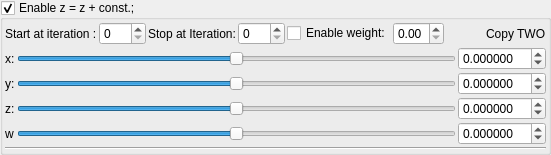
    <widget class="MyGroupBox" name="groupCheck_transform_additionConstant2_enabled">
     <property name="title">
      <string>Enable z = z + const.;</string>
     </property>
     <property name="checkable">
      <bool>true</bool>
     </property>
     <layout class="QVBoxLayout" name="verticalLayout_13" stretch="0,0,0">
      <property name="spacing">
       <number>2</number>
      </property>
      <property name="leftMargin">
       <number>2</number>
      </property>
      <property name="topMargin">
       <number>2</number>
      </property>
      <property name="rightMargin">
       <number>2</number>
      </property>
      <property name="bottomMargin">
       <number>2</number>
      </property>
      <item>
       <layout class="QGridLayout" name="gridLayout_8">
        <item row="0" column="5">
         <widget class="MyDoubleSpinBox" name="spinbox_transform_additionConstant2_weight">
          <property name="sizePolicy">
           <sizepolicy hsizetype="Minimum" vsizetype="Maximum">
            <horstretch>0</horstretch>
            <verstretch>0</verstretch>
           </sizepolicy>
          </property>
          <property name="decimals">
           <number>2</number>
          </property>
          <property name="minimum">
           <double>0.000000000000000</double>
          </property>
          <property name="maximum">
           <double>1.000000000000000</double>
          </property>
          <property name="singleStep">
           <double>0.100000000000000</double>
          </property>
         </widget>
        </item>
        <item row="0" column="7">
         <widget class="QLabel" name="label_110">
          <property name="text">
           <string>Copy TWO</string>
          </property>
         </widget>
        </item>
        <item row="0" column="3">
         <widget class="MySpinBox" name="spinboxInt_transform_additionConstant2_stop_iterations">
          <property name="sizePolicy">
           <sizepolicy hsizetype="Minimum" vsizetype="Maximum">
            <horstretch>0</horstretch>
            <verstretch>0</verstretch>
           </sizepolicy>
          </property>
          <property name="maximum">
           <number>250</number>
          </property>
         </widget>
        </item>
        <item row="0" column="1">
         <widget class="MySpinBox" name="spinboxInt_transform_additionConstant2_start_iterations">
          <property name="sizePolicy">
           <sizepolicy hsizetype="Minimum" vsizetype="Maximum">
            <horstretch>0</horstretch>
            <verstretch>0</verstretch>
           </sizepolicy>
          </property>
          <property name="minimum">
           <number>0</number>
          </property>
          <property name="maximum">
           <number>250</number>
          </property>
          <property name="value">
           <number>0</number>
          </property>
         </widget>
        </item>
        <item row="0" column="2">
         <widget class="QLabel" name="label_53">
          <property name="text">
           <string>Stop at Iteration:</string>
          </property>
         </widget>
        </item>
        <item row="0" column="0">
         <widget class="QLabel" name="label_50">
          <property name="text">
           <string>Start at iteration :</string>
          </property>
         </widget>
        </item>
        <item row="0" column="6">
         <spacer name="horizontalSpacer_7">
          <property name="orientation">
           <enum>Qt::Horizontal</enum>
          </property>
          <property name="sizeHint" stdset="0">
           <size>
            <width>40</width>
            <height>20</height>
           </size>
          </property>
         </spacer>
        </item>
        <item row="0" column="4">
         <widget class="QCheckBox" name="checkBox_transform_additionConstant2_weight_enabled">
          <property name="text">
           <string>Enable weight:</string>
          </property>
         </widget>
        </item>
       </layout>
      </item>
      <item>
       <layout class="QGridLayout" name="gridLayout_16">
        <property name="spacing">
         <number>2</number>
        </property>
        <item row="2" column="1">
         <widget class="QLabel" name="label_13">
          <property name="text">
           <string>z:</string>
          </property>
         </widget>
        </item>
        <item row="2" column="3">
         <widget class="MyDoubleSpinBox" name="spinbox3_transform_additionConstant2_z">
          <property name="sizePolicy">
           <sizepolicy hsizetype="Minimum" vsizetype="Maximum">
            <horstretch>0</horstretch>
            <verstretch>0</verstretch>
           </sizepolicy>
          </property>
          <property name="decimals">
           <number>6</number>
          </property>
          <property name="minimum">
           <double>-99.989999999999995</double>
          </property>
          <property name="singleStep">
           <double>0.100000000000000</double>
          </property>
         </widget>
        </item>
        <item row="0" column="1">
         <widget class="QLabel" name="label_6">
          <property name="text">
           <string>x:</string>
          </property>
         </widget>
        </item>
        <item row="1" column="3">
         <widget class="MyDoubleSpinBox" name="spinbox3_transform_additionConstant2_y">
          <property name="sizePolicy">
           <sizepolicy hsizetype="Minimum" vsizetype="Maximum">
            <horstretch>0</horstretch>
            <verstretch>0</verstretch>
           </sizepolicy>
          </property>
          <property name="decimals">
           <number>6</number>
          </property>
          <property name="minimum">
           <double>-99.989999999999995</double>
          </property>
          <property name="singleStep">
           <double>0.100000000000000</double>
          </property>
         </widget>
        </item>
        <item row="0" column="3">
         <widget class="MyDoubleSpinBox" name="spinbox3_transform_additionConstant2_x">
          <property name="sizePolicy">
           <sizepolicy hsizetype="Minimum" vsizetype="Maximum">
            <horstretch>0</horstretch>
            <verstretch>0</verstretch>
           </sizepolicy>
          </property>
          <property name="prefix">
           <string/>
          </property>
          <property name="decimals">
           <number>6</number>
          </property>
          <property name="minimum">
           <double>-99.989999999999995</double>
          </property>
          <property name="singleStep">
           <double>0.100000000000000</double>
          </property>
         </widget>
        </item>
        <item row="1" column="1">
         <widget class="QLabel" name="label_8">
          <property name="text">
           <string>y:</string>
          </property>
         </widget>
        </item>
        <item row="1" column="2">
         <widget class="QSlider" name="slider3_transform_additionConstant2_y">
          <property name="sizePolicy">
           <sizepolicy hsizetype="Expanding" vsizetype="Maximum">
            <horstretch>0</horstretch>
            <verstretch>0</verstretch>
           </sizepolicy>
          </property>
          <property name="minimum">
           <number>-2000000</number>
          </property>
          <property name="maximum">
           <number>2000000</number>
          </property>
          <property name="orientation">
           <enum>Qt::Horizontal</enum>
          </property>
         </widget>
        </item>
        <item row="0" column="2">
         <widget class="QSlider" name="slider3_transform_additionConstant2_x">
          <property name="sizePolicy">
           <sizepolicy hsizetype="Expanding" vsizetype="Maximum">
            <horstretch>0</horstretch>
            <verstretch>0</verstretch>
           </sizepolicy>
          </property>
          <property name="minimum">
           <number>-2000000</number>
          </property>
          <property name="maximum">
           <number>2000000</number>
          </property>
          <property name="orientation">
           <enum>Qt::Horizontal</enum>
          </property>
         </widget>
        </item>
        <item row="2" column="2">
         <widget class="QSlider" name="slider3_transform_additionConstant2_z">
          <property name="sizePolicy">
           <sizepolicy hsizetype="Expanding" vsizetype="Maximum">
            <horstretch>0</horstretch>
            <verstretch>0</verstretch>
           </sizepolicy>
          </property>
          <property name="minimum">
           <number>-2000000</number>
          </property>
          <property name="maximum">
           <number>2000000</number>
          </property>
          <property name="orientation">
           <enum>Qt::Horizontal</enum>
          </property>
         </widget>
        </item>
        <item row="3" column="3">
         <widget class="MyDoubleSpinBox" name="spinbox_transform_additionConstant2W">
          <property name="sizePolicy">
           <sizepolicy hsizetype="Minimum" vsizetype="Maximum">
            <horstretch>0</horstretch>
            <verstretch>0</verstretch>
           </sizepolicy>
          </property>
          <property name="decimals">
           <number>6</number>
          </property>
          <property name="minimum">
           <double>-99.989999999999995</double>
          </property>
          <property name="singleStep">
           <double>0.100000000000000</double>
          </property>
         </widget>
        </item>
        <item row="3" column="1">
         <widget class="QLabel" name="label_26">
          <property name="text">
           <string>w</string>
          </property>
         </widget>
        </item>
        <item row="3" column="2">
         <widget class="QSlider" name="slider_transform_additionConstant2W">
          <property name="sizePolicy">
           <sizepolicy hsizetype="Expanding" vsizetype="Maximum">
            <horstretch>0</horstretch>
            <verstretch>0</verstretch>
           </sizepolicy>
          </property>
          <property name="minimum">
           <number>-2000000</number>
          </property>
          <property name="maximum">
           <number>2000000</number>
          </property>
          <property name="orientation">
           <enum>Qt::Horizontal</enum>
          </property>
         </widget>
        </item>
       </layout>
      </item>
      <item>
       <widget class="Line" name="line_4">
        <property name="orientation">
         <enum>Qt::Horizontal</enum>
        </property>
       </widget>
      </item>
     </layout>
    </widget>
